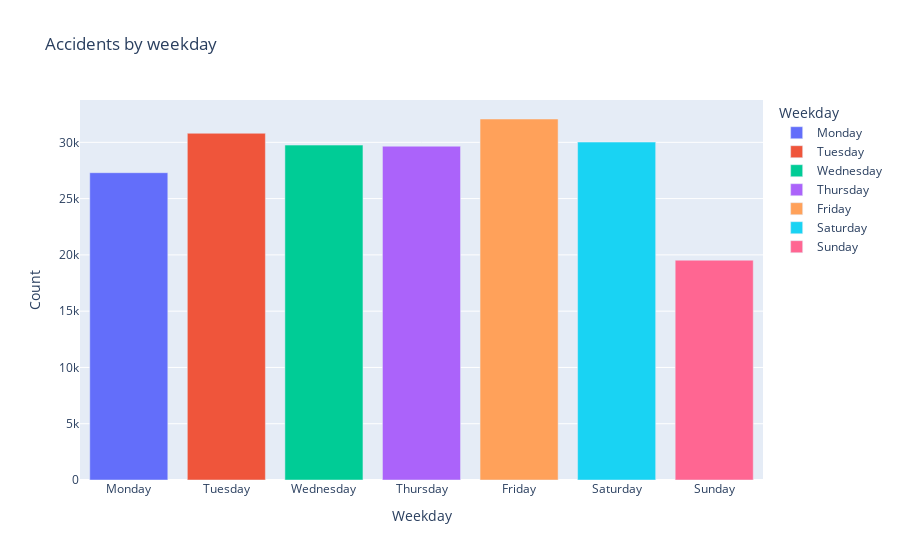

This figure's notebook cell:
### Code cell
fig= px.bar(df_wkday, x=df_wkday.Weekday, y=df_wkday.Count, color="Weekday", title="Accidents by weekday")
fig.update_coloraxes(showscale = False)
fig.show()

### Figure 1 — Plotly figure (JSON) as saved in the notebook; plotly's stock layout.template omitted (floating-point values rounded to 4 significant figures)
{"data": [{"alignmentgroup": "True", "hovertemplate": "Weekday=%{x}<br>Count=%{y}<extra></extra>", "legendgroup": "Monday", "marker": {"color": "#636efa", "pattern": {"shape": ""}}, "name": "Monday", "offsetgroup": "Monday", "orientation": "v", "showlegend": true, "textposition": "auto", "type": "bar", "x": ["Monday"], "xaxis": "x", "y": [27303], "yaxis": "y"}, {"alignmentgroup": "True", "hovertemplate": "Weekday=%{x}<br>Count=%{y}<extra></extra>", "legendgroup": "Tuesday", "marker": {"color": "#EF553B", "pattern": {"shape": ""}}, "name": "Tuesday", "offsetgroup": "Tuesday", "orientation": "v", "showlegend": true, "textposition": "auto", "type": "bar", "x": ["Tuesday"], "xaxis": "x", "y": [30806], "yaxis": "y"}, {"alignmentgroup": "True", "hovertemplate": "Weekday=%{x}<br>Count=%{y}<extra></extra>", "legendgroup": "Wednesday", "marker": {"color": "#00cc96", "pattern": {"shape": ""}}, "name": "Wednesday", "offsetgroup": "Wednesday", "orientation": "v", "showlegend": true, "textposition": "auto", "type": "bar", "x": ["Wednesday"], "xaxis": "x", "y": [29754], "yaxis": "y"}, {"alignmentgroup": "True", "hovertemplate": "Weekday=%{x}<br>Count=%{y}<extra></extra>", "legendgroup": "Thursday", "marker": {"color": "#ab63fa", "pattern": {"shape": ""}}, "name": "Thursday", "offsetgroup": "Thursday", "orientation": "v", "showlegend": true, "textposition": "auto", "type": "bar", "x": ["Thursday"], "xaxis": "x", "y": [29657], "yaxis": "y"}, {"alignmentgroup": "True", "hovertemplate": "Weekday=%{x}<br>Count=%{y}<extra></extra>", "legendgroup": "Friday", "marker": {"color": "#FFA15A", "pattern": {"shape": ""}}, "name": "Friday", "offsetgroup": "Friday", "orientation": "v", "showlegend": true, "textposition": "auto", "type": "bar", "x": ["Friday"], "xaxis": "x", "y": [32074], "yaxis": "y"}, {"alignmentgroup": "True", "hovertemplate": "Weekday=%{x}<br>Count=%{y}<extra></extra>", "legendgroup": "Saturday", "marker": {"color": "#19d3f3", "pattern": {"shape": ""}}, "name": "Saturday", "offsetgroup": "Saturday", "orientation": "v", "showlegend": true, "textposition": "auto", "type": "bar", "x": ["Saturday"], "xaxis": "x", "y": [30023], "yaxis": "y"}, {"alignmentgroup": "True", "hovertemplate": "Weekday=%{x}<br>Count=%{y}<extra></extra>", "legendgroup": "Sunday", "marker": {"color": "#FF6692", "pattern": {"shape": ""}}, "name": "Sunday", "offsetgroup": "Sunday", "orientation": "v", "showlegend": true, "textposition": "auto", "type": "bar", "x": ["Sunday"], "xaxis": "x", "y": [19529], "yaxis": "y"}], "layout": {"barmode": "relative", "coloraxis": {"showscale": false}, "legend": {"title": {"text": "Weekday"}, "tracegroupgap": 0}, "title": {"text": "Accidents by weekday"}, "xaxis": {"anchor": "y", "categoryarray": ["Monday", "Tuesday", "Wednesday", "Thursday", "Friday", "Saturday", "Sunday"], "categoryorder": "array", "domain": [0, 1], "title": {"text": "Weekday"}}, "yaxis": {"anchor": "x", "domain": [0, 1], "title": {"text": "Count"}}}}
